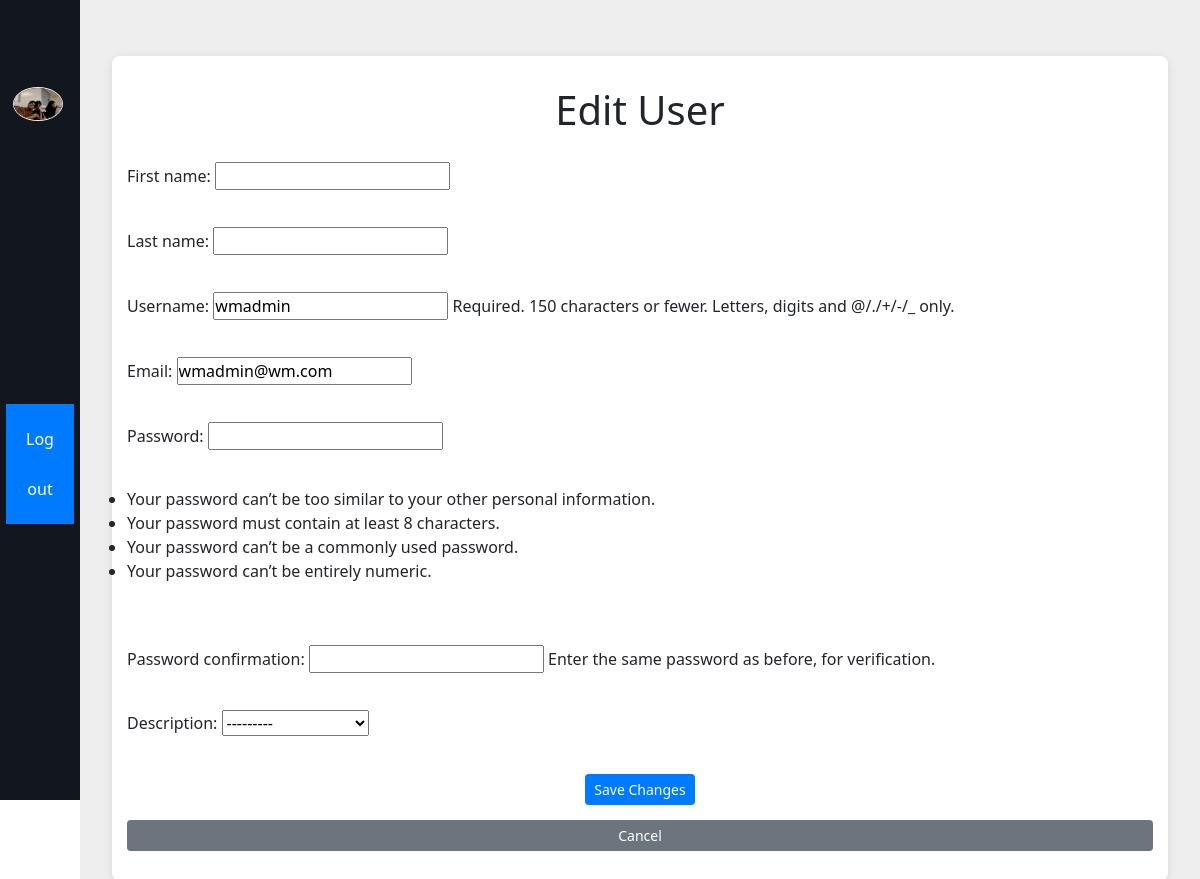
The app's page /editar-usuario/1/ (signed in) with its own data.
### workmates/models.py (models this page shows, shortened)
class workmateUser(AbstractUser):
    Roles = {
        ("Developer", "Desarollador"),
        ("Project Manager", "Project Manager"),
        ("Other", "Otro/No listado")
    }
    email = models.EmailField(unique=True)
    description = models.CharField(max_length=20, choices=Roles)

### base/views.py (the view)
# urls.py: path('editar-usuario/<int:user_id>/', views.editar_usuario, name='editar-usuario'),
@login_required
@permission_required('workmates.change_workmateuser', raise_exception=True)
def editar_usuario(request, user_id):
    user = get_object_or_404(workmateUser, id=user_id)
    if request.method == 'POST':
        form = WorkmateUserCreationForm(request.POST, instance=user)
        if form.is_valid():
            form.save()
            messages.success(request, 'User updated successfully!')
            return redirect('base:gestion_usuarios')
    else:
        form = WorkmateUserCreationForm(instance=user)
    return render(request, 'editar-usuario.html', {'form': form, 'user': user})

### base/form.py
class WorkmateUserCreationForm(UserCreationForm):
    class Meta:
        model = workmateUser
        fields = ('first_name', 'last_name', 'username', 'email', 'password1', 'password2', 'description')
    def __init__(self, *args, **kwargs):
        super().__init__(*args, **kwargs)

### base/templates/editar-usuario.html (shortened to what this page needs)
{% load static %}
<html lang="en">
<head>
    <link rel="stylesheet" href="{% static 'css/dashboard.css' %}">
    <link href="https://stackpath.bootstrapcdn.com/bootstrap/4.5.2/css/bootstrap.min.css" rel="stylesheet">
</head>
</head>
<body>
    <div class="sidebar">
        <div class="top">
        </div>
        <div class="user">
            <img src="{% static "user-img.jpg" %}" alt="me" class="user-img">
            <div>
            </div>
        </div>
        <ul>
            <li><a href="/"><i class="bx bxs-grid-alt"></i><span class="nav-item">Dashboard</span></a></li>
            <li><a href="/gestion-tareas/"><i class="bx bx-task"></i><span class="nav-item">Manage Tasks</span></a></li>
            <li><a href="/gestion-usuarios/"><i class="bx bxs-user-account"></i><span class="nav-item">Manage Users</span></a></li>
            <li><a href="/mis-tareas/"><i class="bx bxs-notepad"></i><span class="nav-item">My Tasks</span></a></li>
            <li>
                <form method="POST" action="{% url 'base:logout' %}" class="logout-form">
                    <button type="submit" aria-label="Logout">Log out</button>
                </form>
            </li>
        </ul>
    </div>
    <div class="main-content">
        <div class="container mt-4">
          <h1>Edit User</h1>
          <form method="POST" action="{% url 'base:gestion_usuarios' %}">
            {{ form.as_p }}
            <button type="submit" class="btn btn-primary btn-sm">Save Changes</button>
            <a href="{% url 'base:gestion_tareas' %}" class="btn btn-secondary btn-sm">Cancel</a>
          </form>
        </div>
      </div>
</body>
</html>

### base/static/css/dashboard.css (style rules this page uses)
* { margin: 0; padding: 0; box-sizing: border-box; font-family: 'Segoe UI', Tahoma, Geneva, Verdana, sans-serif; }
.user-img { width: 50px; border-radius: 100%; border: 1px solid #eee; }
.sidebar { position: absolute; top: 0; left: 0; height: 100vh; width: 80px; background-color: #12171e; padding: 0.4rem 0.8rem; transition: all 0.5s ease; }
.user { display: flex; align-items: center; margin: 1rem 0; }
.sidebar ul li { position: relative; list-style-type: none; height: 50px; width: 90%; margin: 0.8rem auto; line-height: 50px; }
.sidebar ul li a { color: #fff; display: flex; align-items: center; text-decoration: none; border-radius: 0.8rem; }
.sidebar ul li a i { min-width: 50px; text-align: center; height: 50px; border-radius: 12px; line-height: 50px; }
.main-content { position: relative; background-color: #eee; min-height: 100vh; top: 0; left: 80px; transition: all 0.5s ease; width: calc(100% - 80px); padding: 2rem; display: flex; justify-content: center; align-items: flex-start; }
.container { display: grid; gap: 20px; /grid-template-columns: repeat(auto-fill, minmax(300px, 1fr)); / Responsive two-column layout */ max-width: 1200px; width: 200%; background-color: #fff; padding: 30px; border-radius: 8px; box-shadow: 0 2px 10px rgba(0, 0, 0, 0.1); }
h1 { grid-column: 1 / -1; font-size: 1.8rem; margin-bottom: 20px; text-align: center; }
form { grid-column: 1 / -1; display: flex; flex-direction: column; gap: 15px; }
button { align-self: center; padding: 10px 20px; background-color: #007bff; color: #fff; border: none; border-radius: 4px; cursor: pointer; }
a { text-align: center; color: #007bff; text-decoration: none; font-weight: 500; }

### records on screen
workmateUser: username "wmadmin", email "wmadmin@wm.com", description "---------"
